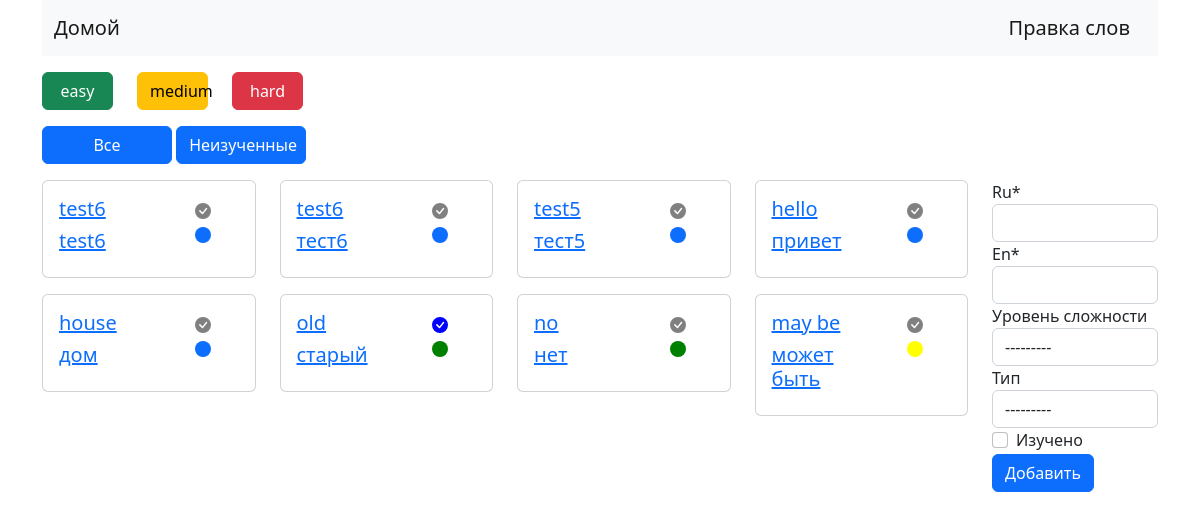
The app's page /, older data.
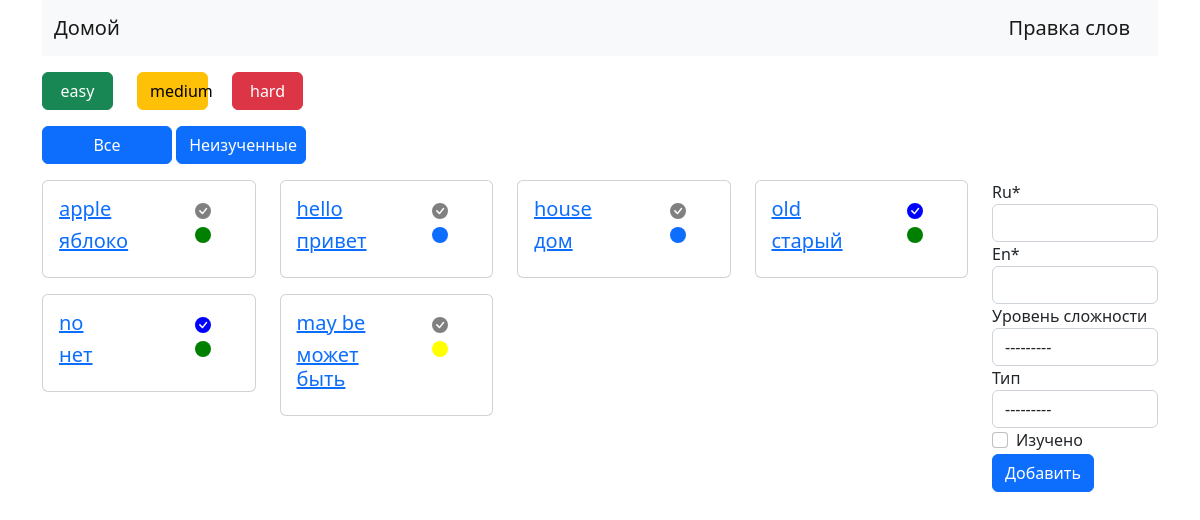
The same page, newer data.
### main/models.py (models this page shows, shortened)
class Word(models.Model):
    TYPE = (
        ('a', 'глагол'),
        ('b', 'существительное'),
        ('c', 'прилагательное'),
        ('d', 'наречие'),
        ('e', 'местоимение'),
        ('f', 'другое'),
    )
    LEVEL = (
        ('easy', 'легкий'),
        ('medium', 'средний'),
        ('hard', 'сложный'),
    )
    ru = models.CharField(max_length=100, validators=[validate_ru])
    en = models.CharField(max_length=100, validators=[validate_en])
    type = models.CharField(max_length=10, choices=TYPE, blank=True, null=True, verbose_name='Тип')
    level = models.CharField(max_length=10, choices=LEVEL, blank=True, null=True, verbose_name='Уровень сложности')
    time_create = models.DateTimeField(auto_now_add=True)
    done = models.BooleanField('Изучено', default=False)
    language = models.ForeignKey(Language,
                                 on_delete=models.SET_DEFAULT,
                                 default=Language.objects.get(name='English').id,
                                 null=True, blank=True, related_name='words',
                                 verbose_name='Язык')
    class Meta:
        verbose_name = 'Слово'
        verbose_name_plural = 'Слова'
        ordering = ['-time_create', ]

### main/views.py (the view)
# urls.py: path('', index, name='index'),
def index(request):
    if request.GET.get('level'):
        words = Word.objects.filter(level=request.GET.get('level'))
    else:
        words = Word.objects.all()
    [add_color(word) for word in words]
    form = WordForm()
    template = 'main/word_list.html'
    if request.method == 'POST':
        form = WordForm(request.POST)
        if form.is_valid():
            form.save()
            return redirect('index')
        return render(request, template, locals())
    return render(request, template, locals())

### main/forms.py
class WordForm(ModelForm):
    class Meta:
        model = Word
        fields = ('ru', 'en', 'level', 'type', 'done')

### main/utils.py (called while the page is built)
def add_color(word):
    if word.level:
        word.level_color = LEVEL_COLORS.get(word.level)
        word.save()

### templates/main/word_list.html (shortened to what this page needs)
{% extends 'main/index.html' %}
{% load crispy_forms_tags %}
{% block content %}
<div class="col mt-3 mb-3">
    <form action="">
        <div class="row">
            <div class="col-1">
                <button class="btn btn-success" style="width:100%" type="submit" name='level' value="easy">easy</button>
            </div>
            <div class="col-1">
                <button class="btn btn-warning" style="width:100%" type="submit" name='level' value="medium">medium
                </button>
            </div>
            <div class="col-1">
                <button class="btn btn-danger" style="width:100%" type="submit" name='level' value="hard">hard</button>
            </div>
        </div>
    </form>
</div>
<a href="{% url 'index' %}" class="btn btn-primary" style="width:130px" role="button">Все</a>
<a href="{% url 'list_word_not_done' %}" class="btn btn-primary" style="width:130px" role="button">Неизученные</a>
<div class="row mt-3">
    <div class="col-10">
        <div class="row">
            {% for word in words %}
            <div class="col-3 mb-3">
                <a href="{% url 'update_word' word.pk %}">
                    <div class="card">
                        <div class="card-body">
                            <div class="row">
                                <div class="col-8">
                                    <h5 class="card-title">{{word.en}}</h5>
                                    <h5 class="card-title">{{word.ru}}</h5>
                                </div>
                                <div class="col">
                                    <br>
                                    <svg xmlns="http://www.w3.org/2000/svg" width="16" height="16" fill="currentColor"
                                         class="bi bi-circle-fill" style="color:{{word.level_color}}"
                                         viewBox="0 0 16 16">
                                        <circle cx="8" cy="8" r="8"/>
                                    </svg>
                                </div>
                            </div>
                        </div>
                    </div>
                </a>
            </div>
            {% endfor %}
        </div>
    </div>
    <div class="col">
        <form action="" method="post">
            {{ form|crispy }}
            <button class="btn btn-primary" type="submit">Добавить</button>
        </form>
    </div>
</div>
{% endblock content %}

### templates/main/index.html (shortened to what this page needs)
<!doctype html>
<html lang="ru">
<head>
    <link href="https://cdn.jsdelivr.net/npm/bootstrap@5.2.0/dist/css/bootstrap.min.css" rel="stylesheet"
>
</head>
<body>
<div class="container">
{% block header %}
<nav class="navbar bg-light">
    <div class="container-fluid">
        <a class="navbar-brand" href="{% url 'index' %}">Домой</a>
        <a class="navbar-brand" href="{% url 'list_update_words' %}">Правка слов</a>
    </div>
</nav>
{% endblock header %}
    {% block content %}
    {% endblock content %}
</div>
</body>
</html>

Row changes from the older to the newer data that the page shows:
removed Word: en "test6", ru "test6", done False (drawn)
removed Word: en "test6", ru "тест6", done False (drawn)
removed Word: en "test5", ru "тест5", done False (drawn)
added Word: en "apple", ru "яблоко", done False (drawn)
changed Word "no": done False → True (drawn)
